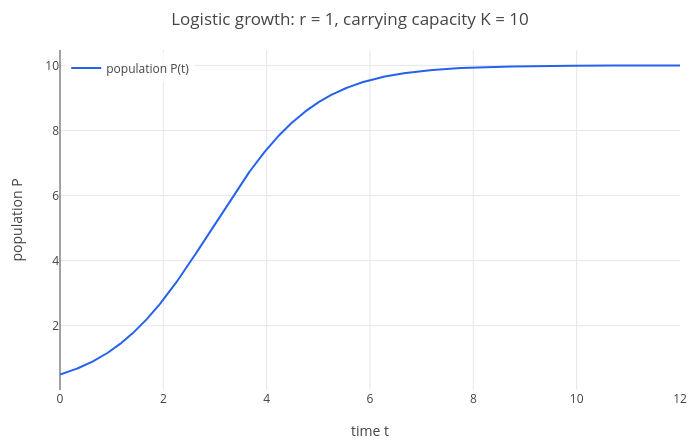

This figure's notebook cell:
### Markdown cell above
At $t = 12$ the population is very close to $K = 10$. The plot of the whole history:

### Code cell
p = odeplot([r*P*(1 - P/K)], [P], t, [0.5], 0, 12, [t P]);
labels(title(legend(p, "population P(t)"), "Logistic growth: r = 1, carrying capacity K = 10"), "time t", "population P")

### Figure 1 — Plotly figure (JSON) as saved in the notebook; plotly's stock layout.template omitted (floating-point values rounded to 4 significant figures; data arrays with more than 128 entries replaced by an {"elided": "..."} marker saying what was removed)
{"data": [{"line": {"color": "#2563eb", "width": 2}, "mode": "lines", "name": "population P(t)", "type": "scatter", "x": {"elided": "1431 float values"}, "y": {"elided": "1431 float values"}}], "layout": {"height": 440, "legend": {"bgcolor": "rgba(255,255,255,0.8)", "x": 0.01, "y": 0.99}, "margin": {"b": 50, "l": 60, "r": 20, "t": 50}, "showlegend": true, "title": {"text": "Logistic growth: r = 1, carrying capacity K = 10"}, "width": 700, "xaxis": {"title": {"text": "time t"}, "zeroline": true}, "yaxis": {"range": [0.02506, 10.47], "title": {"text": "population P"}, "zeroline": true}}}
